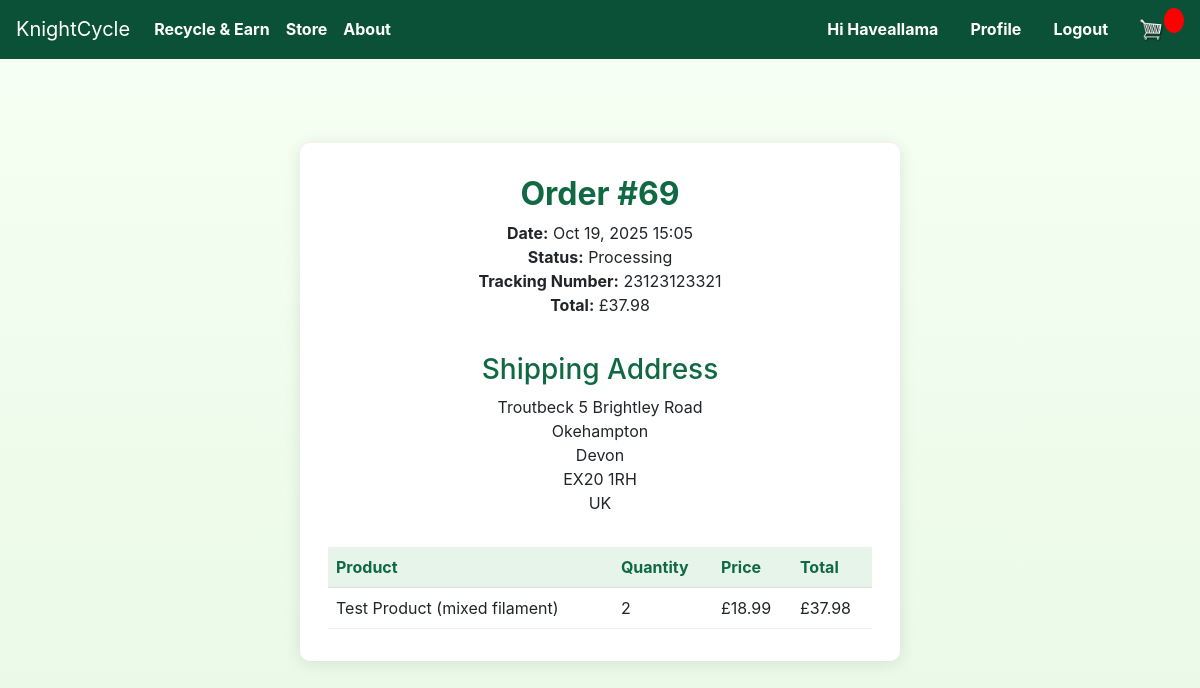
The page /store/order/69/ (signed in) on the database its author committed.
### store/models.py (models this page shows, shortened)
class Order(models.Model):
	customer = models.ForeignKey(Customer, on_delete=models.SET_NULL, null=True, blank=True)
	date_ordered = models.DateTimeField(auto_now_add=True)
	STATUS_CHOICES = [
		('Order Received', 'Order Received'),
		('Processing', 'Processing'),
		('Order Shipped', 'Order Shipped'),
	]
	status = models.CharField(max_length=32, choices=STATUS_CHOICES, default='Order Received')
	tracking_number = models.CharField(max_length=64, blank=True, null=True)
	transaction_id = models.CharField(max_length=100, null=True)
	@property
	def get_cart_total(self):
		orderitems = self.orderitem_set.all()
		total = sum([item.get_total for item in orderitems])
		return total

class OrderItem(models.Model):
	product = models.ForeignKey(Product, on_delete=models.SET_NULL, null=True)
	order = models.ForeignKey(Order, on_delete=models.SET_NULL, null=True)
	quantity = models.IntegerField(default=0, null=True, blank=True)
	date_added = models.DateTimeField(auto_now_add=True)
	@property
	def get_total(self):
		if self.product:
			return self.product.price * self.quantity
		return 0

class Product(models.Model):
	name = models.CharField(max_length=200)
	slug = models.SlugField(unique=True, blank=True, max_length=255 )
	price = models.DecimalField(max_digits=7, decimal_places=2)
	description = models.TextField(blank=True)
	digital = models.BooleanField(default=False,null=True, blank=True)
	image = models.ImageField(upload_to='static/images/Products/', blank=True, null=True)
	is_active = models.BooleanField(default=True)
	created = models.DateTimeField(default=timezone.now)
	updated = models.DateTimeField(auto_now=True)

class ShippingAddress(models.Model):
    customer = models.ForeignKey(Customer, on_delete=models.SET_NULL, null=True)
    order = models.ForeignKey(Order, on_delete=models.SET_NULL, null=True)
    address = models.CharField(max_length=200)
    city = models.CharField(max_length=200)
    county = models.CharField(max_length=200)
    postcode = models.CharField(max_length=20)
    country = models.CharField(max_length=100, default="Unknown")
    is_saved = models.BooleanField(default=False)
    date_added = models.DateTimeField(auto_now_add=True)

### store/views.py (the view, shortened to what this page needs)
# urls.py: path('order/<int:order_id>/', views.order_detail, name='order_detail'),
def order_detail(request, order_id):
    if not request.user.is_authenticated:
        return render(request, 'pages/login.html', {'error': 'Please log in to view order details.'})
    customer = getattr(request.user, 'customer', None)
    order = None
    items = []
    address_obj = None
    if customer:
        order = Order.objects.filter(customer=customer, id=order_id).first()
        if order:
            items = order.orderitem_set.all()
            address_obj = order.shippingaddress_set.first()
    if not order:
        return render(request, 'pages/order_detail.html', {'order': None, 'items': []})
    return render(request, 'pages/order_detail.html', {'order': order, 'items': items})

### templates/pages/order_detail.html
{% extends 'store/main.html' %}
{% block content %}
<div class="profile-container" style="max-width:600px;margin:60px auto;padding:32px 28px;background:#fff;border-radius:10px;box-shadow:0 2px 16px rgba(0,32,16,0.10);">
  <h2 style="color:#116944;text-align:center;font-weight:700;">Order #{{ order.id }}</h2>
  <div style="margin-bottom:12px;text-align:center;">
    <strong>Date:</strong> {{ order.date_ordered|date:'M d, Y H:i' }}<br>
  <strong>Status:</strong> {{ order.status }}<br>
  <strong>Tracking Number:</strong> {% if order.tracking_number %}{{ order.tracking_number }}{% else %}-{% endif %}<br>
    <strong>Total:</strong> £{{ order.get_cart_total }}
  </div>
  <div style="display:flex;justify-content:center;">
    <div>
      <h3 style="color:#116944;margin-top:24px;text-align:center;">Shipping Address</h3>
      {% if order and order.shippingaddress_set.exists %}
        {% with address=order.shippingaddress_set.first %}
          <div style="margin-bottom:24px;text-align:center;">
            <div>{{ address.address }}</div>
            <div>{{ address.city }}</div>
            <div>{{ address.county }}</div>
            <div>{{ address.postcode }}</div>
            <div>{{ address.country }}</div>
          </div>
        {% endwith %}
      {% else %}
        <div style="color:#b30000;text-align:center;margin-bottom:24px;">No shipping address found for this order.</div>
      {% endif %}
    </div>
  </div>
  {% if items %}
    <table style="width:100%;margin-top:8px;border-collapse:collapse;">
      <thead>
        <tr style="background:#e6f4ea;color:#116944;font-weight:600;">
          <th style="padding:8px;border-bottom:1px solid #ddd;">Product</th>
          <th style="padding:8px;border-bottom:1px solid #ddd;">Quantity</th>
          <th style="padding:8px;border-bottom:1px solid #ddd;">Price</th>
          <th style="padding:8px;border-bottom:1px solid #ddd;">Total</th>
        </tr>
      </thead>
      <tbody>
        {% for item in items %}
        <tr>
          <td style="padding:8px;border-bottom:1px solid #eee;">{% if item.product %}{{ item.product.name }}{% else %}Deleted Product{% endif %}</td>
          <td style="padding:8px;border-bottom:1px solid #eee;">{{ item.quantity }}</td>
          <td style="padding:8px;border-bottom:1px solid #eee;">£{% if item.product %}{{ item.product.price }}{% else %}0.00{% endif %}</td>
          <td style="padding:8px;border-bottom:1px solid #eee;">£{{ item.get_total }}</td>
        </tr>
        {% endfor %}
      </tbody>
    </table>
  {% else %}
    <div style="color:#b30000;text-align:center;margin-top:24px;">No products found for this order.</div>
  {% endif %}
</div>
{% endblock %}

### store/templates/store/main.html (shortened to what this page needs)
<!DOCTYPE html>
{% load static %}
<html>
    <head>
        <link rel="stylesheet" href="https://stackpath.bootstrapcdn.com/bootstrap/4.4.1/css/bootstrap.min.css">
        <link rel="stylesheet" type="text/css" href="{% static 'css/main.css' %}">
    </head>
    <body>
    <nav class="navbar navbar-expand-lg navbar-dark navbar-eco">
    <a class="navbar-brand" href="{% url 'home' %}">KnightCycle</a>
    <div class="collapse navbar-collapse" id="navbarSupportedContent">
        <ul class="navbar-nav mr-auto">
        <li class="nav-item active">
             <a class="nav-link" href="{% url 'send_waste' %}">Recycle & Earn <span class="sr-only">(current)</span></a>
        </li>
        <li class="nav-item active">
            <a class="nav-link" href="{% url 'store:store' %}">Store <span class="sr-only">(current)</span></a>
        </li>
        <li class="nav-item active">
            <a class="nav-link" href="{% url 'about' %}">About <span class="sr-only">(current)</span></a>
        </li>
        </ul>
        <div class="form-inline my-2 my-lg-0">
                        {% if user.is_authenticated %}
                            <span class="nav-link greeting">Hi {{ user.username }}</span>
                            <a class="nav-link" href="{% url 'store:profile' %}">Profile</a>
                            <a class="nav-link" href="{% url 'store:logout' %}">Logout</a>
                        {% else %}
                            <a class="nav-link" href="{% url 'store:login' %}">Login <span class="sr-only">(current)</span></a>
                        {% endif %}
            <a href="{% url 'store:cart' %}">
                <img  id="cart-icon" src="{% static 'images/cart.png' %}">
            </a>
            <p id="cart-total">{{cartItems}}</p>
        </div>
    </div>
    </nav>
    <div class="container">
        <br>
        {% block content %}
        {% endblock %}
    </div>
    </body>
</html>

### static/css/main.css (style rules this page uses)
body { background: linear-gradient(180deg,#f6fff3,#e9f9e6); }
#cart-icon { width:25px; display: inline-block; margin-left: 15px; }
#cart-total { display: block; text-align: center; color:#fff; background-color: red; width: 20px; height: 25px; border-radius: 50%; font-size: 14px; }
.navbar-eco { background-color: #0b5137 !important; border-bottom: 2px solid rgba(15,107,59,0.08); }
.navbar-eco .navbar-brand, .navbar-eco .nav-link, .navbar-eco .navbar-toggler-icon { color: #ffffff !important; }
html, body { min-height: 100% !important; height: auto !important; overflow-y: auto !important; overflow-x: hidden; }
html { overflow-y: scroll !important; }
html { scroll-behavior: smooth; }

### store/templates/store/main.html (style rules this page uses)
.navbar-eco .nav-link, .navbar-eco .nav-link.greeting { font-weight: 700 !important; color: #fff !important; opacity: 1 !important; }

### rows shown on the page
Order: id "69", date_ordered "Oct 19, 2025 15:05", status "Processing", tracking_number "23123123321", get_cart_total "37.98"
ShippingAddress: address "Troutbeck 5 Brightley Road", city "Okehampton", county "Devon", postcode "EX20 1RH", country "UK"
OrderItem: product.name "Test Product (mixed filament)", quantity "2", product.price "18.99", get_total "37.98"

### other values the page prints
{{ user.username }} "Haveallama"
